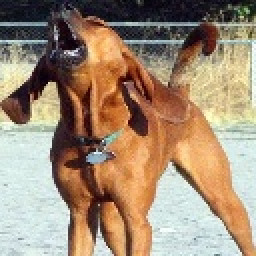
#> input picture cropped_images/n02090379-redbone/n02090379_1292.jpg, 128 x 128 px (shown 2 times larger); its folder holds only this picture in this run
$ jupyter execute --allow-errors programming_assignment2.ipynb
#> lines starting #> are read from the running program, lines starting #| are printed output that depends on the picture
                                                        Programming Assignment - 2

####  Use images from ALL FOUR classes.

[cell 1]
import os

directory = os.getcwd()
images = r'cropped_images'

given_folders = ["n02090379-redbone","n02097047-miniature_schnauzer","n02104365-schipperke","n02112018-Pomeranian"]

[cell 2]
import numpy as np
import matplotlib.pyplot as plt
from skimage import io, color, filters, exposure

breed=[]

class_labels = {"n02090379-redbone": 0,"n02097047-miniature_schnauzer":1,"n02104365-schipperke":2,"n02112018-Pomeranian":3}

def get_images(n):
#> called with n = 4
    img= []
    for folder in os.listdir(images)[:n]:
        path = os.path. join(images, folder)
        if os. path. isdir (path):
            imag = os. listdir (path)
            crop_images = [image for image in imag if image. lower().endswith(('.jpg'))]
            for image in crop_images:
                src_path = os. path. join (path, image)
                img.append(src_path)
                breed.append(class_labels[folder])
#> pass 2 of the loop in get_images, `for folder in os.listdir(images)[:n]:`:
    return img,breed

[cell 3]
img,breed=get_images(4)

###  Convert the images to edge histograms. (Assignment 1- These will be the vector representations of the  images). This will be your dataset for Part 3.

[cell 4]
def angle(dx, dy):
    """Calculate the angles between horizontal and vertical Sobel operators."""
    return np.mod(np.arctan2(dy, dx), np.pi)
hist_vectors=[]
for imge in img:
    image = io.imread(imge)
#> image is the input picture: shape (128, 128, 3); mean R, G, B 162, 139.7, 117
    gray_img = color.rgb2gray(image)
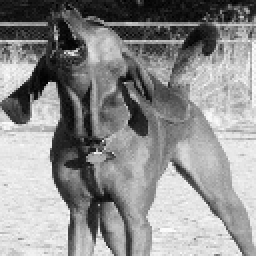
#> gray_img: shape (128, 128) float64 (shown 2 times larger); min 0.00422, max 0.998, mean 0.56
    angle_sobel = angle(filters.sobel_h(gray_img), filters.sobel_v(gray_img))
#> in angle, `return np.mod(np.arctan2(dy, dx), np.pi)`:
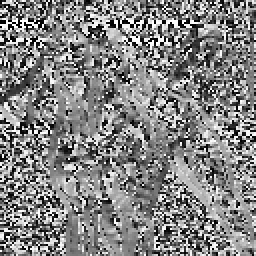
#> returned value: shape (128, 128) float64 (shown 2 times larger); min 0, max 3.14, mean 1.62; drawn with min black and max white
    hist,hist_centers =exposure.histogram(angle_sobel,nbins=36)
#> hist = 36 values, max 601 at index 17, min 341 at index 6, mean 455.1; hist_centers = 36 values from 0.0436 to 3.1
    hist_vectors.append(hist)
#> pass 2 of the loop `for imge in img:`:
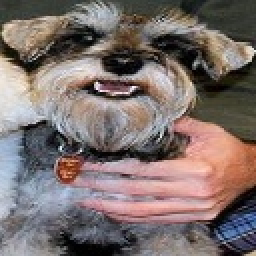
#> input picture cropped_images/n02097047-miniature_schnauzer/n02097047_124.jpg, 128 x 128 px (shown 2 times larger)
#> image is the input picture: shape (128, 128, 3); mean R, G, B 124.5, 111.3, 108.7
#> `gray_img = color.rgb2gray(image)`:
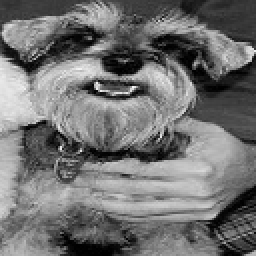
#> gray_img: shape (128, 128) float64 (shown 2 times larger); min 0, max 0.971, mean 0.447
#> in angle (call 2), `return np.mod(np.arctan2(dy, dx), np.pi)`:
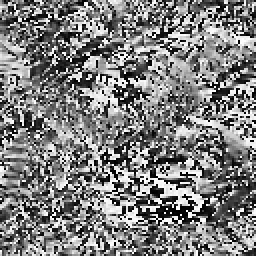
#> returned value: shape (128, 128) float64 (shown 2 times larger); min 0, max 3.14, mean 1.56; drawn with min black and max white
#> hist = 36 values, max 772 at index 35, min 294 at index 19, mean 455.1

[cell 5]
hist=np.array(hist_vectors)
breed=np.array(breed)

### Split the dataset into a training set and a test set: For each class, perform a training/test split of 80/20.

[cell 6]
from sklearn.model_selection import train_test_split
#> (the rest of this cell did not finish here and is left out)

### Performstandardizationonthetrainingdataset. (seehttps://scikit-learn.org/stable/modules/ preprocessing.html

[cell 7]
from sklearn.preprocessing import StandardScaler

scaler = StandardScaler()
#> (the rest of this cell did not finish here and is left out)

### Perform standardization on the test dataset using the means and variances you obtained from the training dataset.

#> (a cell that did not finish here is left out)

(PerformanceComparison)Performstratified5-foldcross-validationonthe4-classclassificationproblem
 using the three classification methods (available on canvas) assigned to you. Plot the (3) confusion
 matrices for using three approaches (clearly label the classes) on the test set (See Figure 1). (If you use
 code from any website, please do proper referencing. You will get 0 point for this assignment without
 proper referencing) (3.75 points)

## three classification methods 1.Decision Tree 2. Neural Network 3. Random Forest classifier

[cell 9]
from sklearn.tree import DecisionTreeClassifier
from sklearn.neural_network import MLPClassifier
from sklearn.ensemble import RandomForestClassifier
from sklearn.model_selection import StratifiedKFold , cross_val_score,KFold
from sklearn.metrics import accuracy_score, f1_score,confusion_matrix,ConfusionMatrixDisplay

[cell 10]
validation =StratifiedKFold(n_splits=5)
def model_comparision(model):
    true,predicted,cm,val_accuracy=[],[],[],[]
    for train, test in validation.split(X_train_scaled, y_train):
        xtrain, xval = X_train_scaled[train], X_train_scaled[test]
        ytrain, yval = y_train[train], y_train[test]

        model.fit(xtrain, ytrain)
        pred= model.predict(xval)
        true.extend(yval)
        predicted.extend(pred)

        val_acc = accuracy_score(yval, pred)
        val_accuracy.append(val_acc)

    print("mean validation accuracy: "+str(np.mean(val_accuracy)))

    test_acc = accuracy_score(y_test, model.predict(X_test_scaled))
    print("test accuracy : "+str(test_acc))

    f1score = f1_score(y_test, model.predict(X_test_scaled), average='weighted')
    print("f1 score : "+str(f1score))


    cm.append(confusion_matrix(y_test, model.predict(X_test_scaled)))
    cm_display = ConfusionMatrixDisplay(confusion_matrix = sum(cm)/len(cm), display_labels =given_folders )
    cm_display.plot(xticks_rotation=45)
    plt.show()

#> (a cell that did not finish here is left out)

#> (a cell that did not finish here is left out)

[cell 13]
import warnings
warnings.filterwarnings("ignore")
#> (the rest of this cell did not finish here and is left out)

#### Based on Confusion matrix, we can see MLP classifier classify each category very well compared to other as confusion matrix compares the actual values with respect to predicted values.¶
#### Based on the validation accuracies with 5 fold we see that MLP classifier is giving highest accuracy:0.41
#### Based on test accuracy , we can see MLP classifier is giving the highest accuracy of 0.37
#### Comparing the F1 scores of all three classifiers, which is combined results of precision and recall we can see that MLP is again giving us better results
## From the above observations we can see MLP is best model for the dataset

(Model Selection) Use images from TWO classes. Perform a standard 5-fold cross-validation and
 a stratified 5-fold cross-validation on the training set (i.e., the standardized edge histogram dataset
 obtained from the training set) for Support Vector Classifiers using LinearSVC such that parameter
 𝐶 =0.1,1,10,100 and other parameters set as default. (2.5 points)
 • Plot a graph (x-axis: 𝐶; y-axis: mean validation/training error (%)) containing four error curves (2
 validation error curves and 2 training error curves- label them clearly using a legend to define the
 curves). Which 𝐶 has/have the lowest mean error for each curve? Comment about (1) the model
 complexity for SVM in relation to 𝐶, and (2) when/whether there is overfitting/underfitting. (1.5
 points

#> (a cell that did not finish here is left out)
